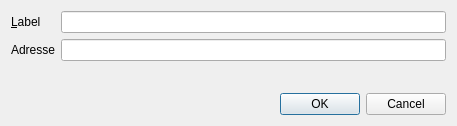
<?xml version="1.0" encoding="UTF-8"?>
<ui version="4.0">
 <class>EditAddressDialog</class>
 <widget class="QDialog" name="EditAddressDialog">
  <property name="geometry">
   <rect>
    <x>0</x>
    <y>0</y>
    <width>457</width>
    <height>126</height>
   </rect>
  </property>
  <property name="windowTitle">
   <string>Edit Address</string>
  </property>
  <layout class="QVBoxLayout" name="verticalLayout">
   <item>
    <layout class="QFormLayout" name="formLayout">
     <property name="fieldGrowthPolicy">
      <enum>QFormLayout::AllNonFixedFieldsGrow</enum>
     </property>
     <item row="0" column="0">
      <widget class="QLabel" name="label">
       <property name="text">
        <string>&amp;Label</string>
       </property>
       <property name="buddy">
        <cstring>labelEdit</cstring>
       </property>
      </widget>
     </item>
     <item row="0" column="1">
      <widget class="QLineEdit" name="labelEdit">
       <property name="toolTip">
        <string>The label associated with this address book entry</string>
       </property>
      </widget>
     </item>
     <item row="1" column="0">
      <widget class="QLabel" name="label_2">
       <property name="text">
        <string>Adresse</string>
       </property>
       <property name="buddy">
        <cstring>addressEdit</cstring>
       </property>
      </widget>
     </item>
     <item row="1" column="1">
      <widget class="QLineEdit" name="addressEdit">
       <property name="toolTip">
        <string>The address associated with this address book entry. This can only be modified for sending addresses.</string>
       </property>
      </widget>
     </item>
    </layout>
   </item>
   <item>
    <widget class="QDialogButtonBox" name="buttonBox">
     <property name="orientation">
      <enum>Qt::Horizontal</enum>
     </property>
     <property name="standardButtons">
      <set>QDialogButtonBox::Cancel|QDialogButtonBox::Ok</set>
     </property>
    </widget>
   </item>
  </layout>
 </widget>
 <resources/>
 <connections>
  <connection>
   <sender>buttonBox</sender>
   <signal>accepted()</signal>
   <receiver>EditAddressDialog</receiver>
   <slot>accept()</slot>
   <hints>
    <hint type="sourcelabel">
     <x>248</x>
     <y>254</y>
    </hint>
    <hint type="destinationlabel">
     <x>157</x>
     <y>274</y>
    </hint>
   </hints>
  </connection>
  <connection>
   <sender>buttonBox</sender>
   <signal>rejected()</signal>
   <receiver>EditAddressDialog</receiver>
   <slot>reject()</slot>
   <hints>
    <hint type="sourcelabel">
     <x>316</x>
     <y>260</y>
    </hint>
    <hint type="destinationlabel">
     <x>286</x>
     <y>274</y>
    </hint>
   </hints>
  </connection>
 </connections>
</ui>
